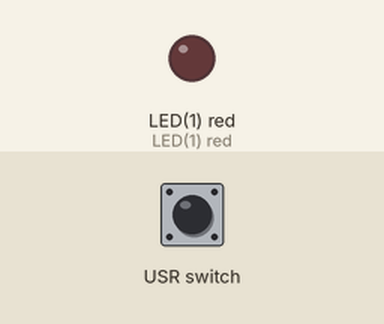
The program below on a simulated pyboard running MicroPython. On the bench: output pins drawn as LEDs (lit = HIGH). Dashed ring = blinking. Inputs (shaded band) come from the test bench. What the program prints to the serial console is not drawn. At 6.3 s the program stops and its outputs stay as they are.

Above: at 1.2 s.
1.3 s: USR switch pressed for 0.15 s
At 4.35 s:
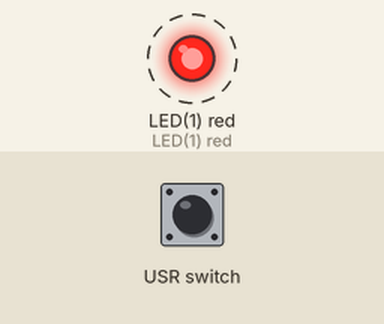
Timing chart, 0 to 7.7 s (numbered marks = the images above; inputs shaded):
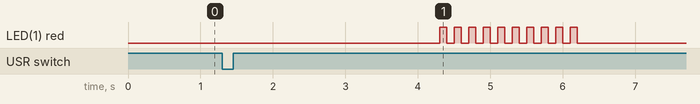

The program:

sw_timer_demo-2.py
```python
# File: sw_timer_demo-2.py
# Date: 2020-05-12
# Micropython-STM31F411CE Black Pill

import pyb
from machine import Timer
import utime as time

done = False

def start_time():
    sw.callback( None )
    tim.init( mode=Timer.ONE_SHOT,
          period=3000, # in msec
          callback=led_pulses )

def led_pulses(t):
    global done
    led = pyb.LED(1) # on-board LED (blue)
    # blink the LED for 10 times
    for i in range(20):
        led.toggle()
        time.sleep_ms(100)
    t.deinit() # disable timer
    done = True

tim = Timer(-1)
sw  = pyb.Switch()
sw.callback( start_time )

try:
    while not done:
        pass
except KeyboardInterrupt:
    pass
finally:
    print('Done')
```

Measured:
- after the input at 1.3 s, LED(1) red: alternates HIGH for 0.10 s and LOW for 0.10 s, 20 changes in all, then stays LOW, starting after 3.0 s
